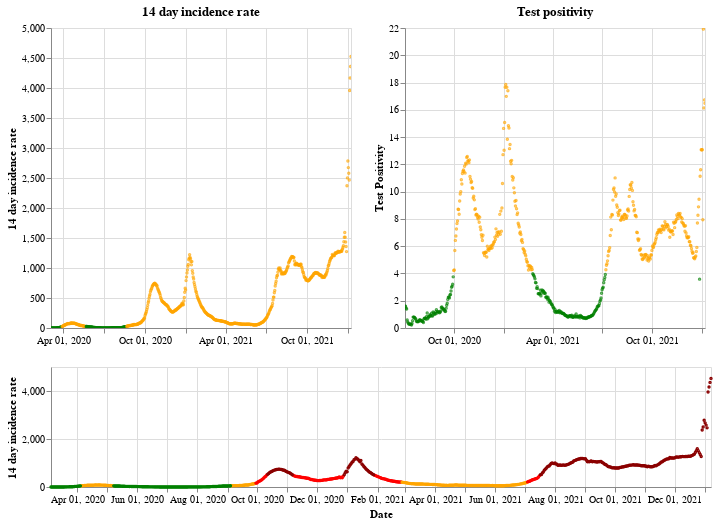

Write notebook code for a chart like this one.
### Markdown cell above
## Northern Ireland

### Code cell
plot_traffic_light('Northern Ireland')

### Figure 1 — Vega-Lite specification as saved in the notebook (floating-point values rounded to 4 significant figures; data arrays with more than 128 entries replaced by an {"elided": "..."} marker saying what was removed)
{"config": {"view": {"continuousWidth": 400, "continuousHeight": 300}}, "vconcat": [{"hconcat": [{"mark": {"type": "point", "size": 2}, "encoding": {"color": {"condition": {"value": "green", "test": "(datum.twoWeeklyCasesRate <= 25)"}, "value": "orange"}, "tooltip": [{"type": "nominal", "field": "areaName"}, {"type": "temporal", "field": "date"}, {"type": "quantitative", "field": "twoWeeklyCasesRate"}, {"type": "quantitative", "field": "testPositivity"}], "x": {"type": "temporal", "axis": {"title": ""}, "field": "date", "scale": {"domain": {"selection": "DateBrush"}}, "timeUnit": "yearmonthdate"}, "y": {"type": "quantitative", "axis": {"title": "14 day incidence rate"}, "field": "twoWeeklyCasesRate"}}, "title": "14 day incidence rate", "width": 300}, {"mark": {"type": "point", "size": 2}, "encoding": {"color": {"condition": {"value": "green", "test": "(datum.testPositivity <= 4)"}, "value": "orange"}, "tooltip": [{"type": "nominal", "field": "areaName"}, {"type": "temporal", "field": "date"}, {"type": "quantitative", "field": "twoWeeklyCasesRate"}, {"type": "quantitative", "field": "testPositivity"}], "x": {"type": "temporal", "axis": {"title": ""}, "field": "date", "scale": {"domain": {"selection": "DateBrush"}}, "timeUnit": "yearmonthdate"}, "y": {"type": "quantitative", "axis": {"title": "Test Positivity"}, "field": "testPositivity"}}, "title": "Test positivity", "width": 300}]}, {"layer": [{"mark": {"type": "point", "size": 2}, "encoding": {"color": {"condition": {"value": "orange", "test": "(((datum.testPositivity < 4) && (datum.twoWeeklyCasesRate >= 50)) && (datum.twoWeeklyCasesRate < 200))"}, "value": "red"}, "opacity": {"condition": {"value": 1, "test": "((datum.twoWeeklyCasesRate >= 50) && (datum.twoWeeklyCasesRate < 500))"}, "value": 0}, "tooltip": [{"type": "nominal", "field": "areaName"}, {"type": "temporal", "field": "date"}, {"type": "quantitative", "field": "twoWeeklyCasesRate"}, {"type": "quantitative", "field": "testPositivity"}], "x": {"type": "temporal", "axis": {"title": "Date"}, "field": "date", "timeUnit": "yearmonthdate"}, "y": {"type": "quantitative", "axis": {"title": "14 day incidence rate"}, "field": "twoWeeklyCasesRate"}}, "selection": {"DateBrush": {"type": "interval", "encodings": ["x"], "fields": ["Time"]}}}, {"mark": {"type": "point", "size": 2}, "encoding": {"color": {"value": "darkred"}, "opacity": {"condition": {"value": 1, "test": "(datum.twoWeeklyCasesRate >= 500)"}, "value": 0}, "tooltip": [{"type": "nominal", "field": "areaName"}, {"type": "temporal", "field": "date"}, {"type": "quantitative", "field": "twoWeeklyCasesRate"}, {"type": "quantitative", "field": "testPositivity"}], "x": {"type": "temporal", "axis": {"title": "Date"}, "field": "date", "timeUnit": "yearmonthdate"}, "y": {"type": "quantitative", "axis": {"title": "14 day incidence rate"}, "field": "twoWeeklyCasesRate"}}}, {"mark": {"type": "point", "size": 2}, "encoding": {"color": {"condition": {"value": "green", "test": "((datum.testPositivity < 4) && (datum.twoWeeklyCasesRate < 50))"}, "value": "orange"}, "opacity": {"condition": {"value": 1, "test": "(datum.twoWeeklyCasesRate < 50)"}, "value": 0}, "tooltip": [{"type": "nominal", "field": "areaName"}, {"type": "temporal", "field": "date"}, {"type": "quantitative", "field": "twoWeeklyCasesRate"}, {"type": "quantitative", "field": "testPositivity"}], "x": {"type": "temporal", "axis": {"title": "Date"}, "field": "date", "timeUnit": "yearmonthdate"}, "y": {"type": "quantitative", "axis": {"title": "14 day incidence rate"}, "field": "twoWeeklyCasesRate"}}}], "height": 120, "width": 660}], "data": {"name": "data-b4f270b4f7ef9452f36f5442b2fe1efe"}, "$schema": "https://vega.github.io/schema/vega-lite/v4.8.1.json", "datasets": {"data-b4f270b4f7ef9452f36f5442b2fe1efe": {"elided": "674 records"}}}
